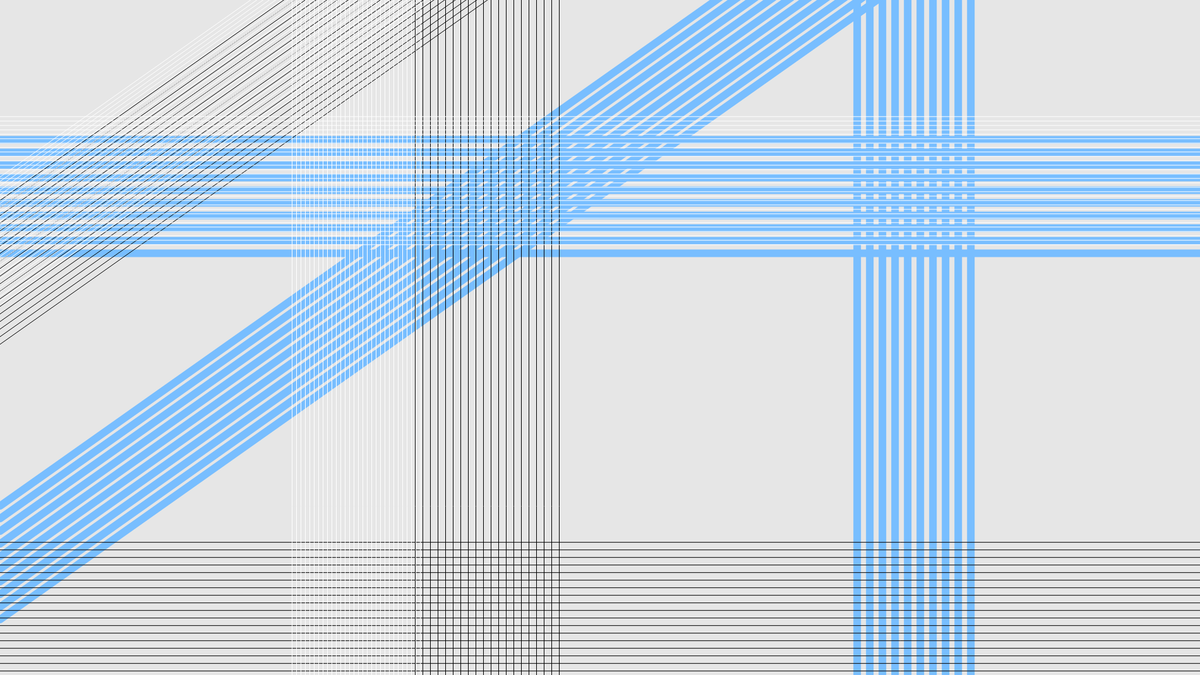
Frame 1 (no input)
Frame 60 (no input): identical to frame 1, image omitted
Frame 120 (the mouse pressed at the canvas centre since frame 60): identical to frame 1, image omitted

The p5.js sketch that drew this single still picture (run headless with seeded random() and noise() and a simulated clock; from frame 60 on, the mouse is pressed at the canvas centre):

// p5.js sketch
// ── sketch.js
// Bands of lines 12 inches (30 cm) wide, in three directions (vertical, horizontal, diagonal right) intersecting.

'use strict';

function setup() {
  createCanvas(1900, 1070);
  background(230);

  angleMode(DEGREES);

  // color A
  strokeWeight(12);
  stroke(120,190,255);

  draw_v_line(random(0,1900), 10, 20);
  draw_h_line(random(0,1070), 10, 20);
  draw_dr_line(random(0,1070), 10, 20, 45);

  strokeWeight(1);

  // color C
  stroke(0);

  draw_v_line(random(0,1900), 20, 12);
  draw_h_line(random(0,1070), 20, 12);
  draw_dr_line(random(0,1070), 20, 12, 45);

  // draw_v_line(random(0,1900), 20, 12);
  // draw_h_line(random(0,1070), 20, 12);
  // draw_dr_line(random(0,1070), 20, 12, 45);

  // color B
  stroke(255);

  draw_v_line(random(0,1900), 30, 7);
  draw_h_line(random(0,1070), 30, 7);
  draw_dr_line(random(0,1070), 30, 7, 45);


}

function draw() {
}


function draw_v_line(x_start, n, d) {
  var shift = 0;
  for(var i = 0; i < n; i++){
    line(x_start + shift, 0, x_start + shift, height);
    shift += d;
  }

}

function draw_h_line(y_start, n, d) {
  var shift = 0;
  for(var i = 0; i < n; i++){
    line(0, y_start + shift, width, y_start + shift);
    shift += d;
  }
}

function draw_dr_line(y_start, n, d, a) {
  var shift = 0;
  for(var i = 0; i < n; i++){
    line(0, y_start + shift, width, y_start + shift - (sin(a)*width));
    shift += d;
  }
}
